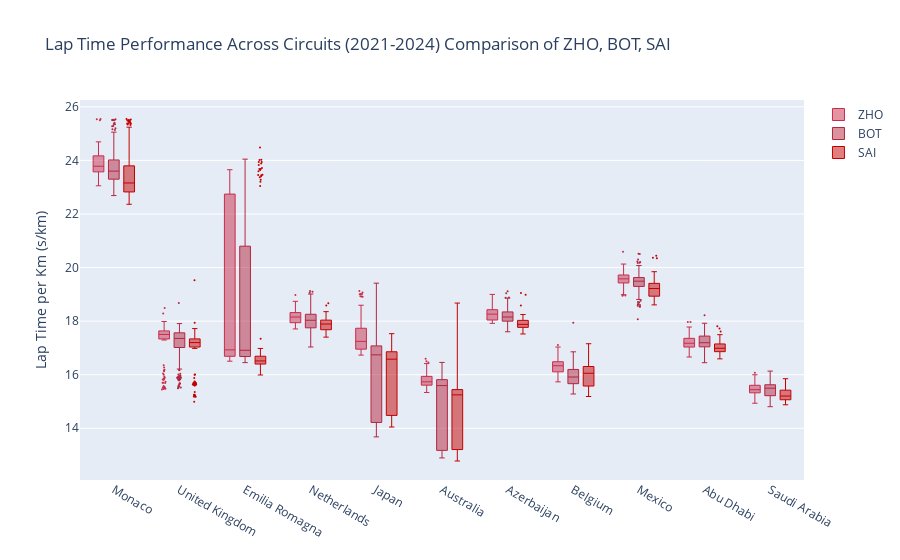

The code cell stored with this chart in its notebook:
### Code cell
drivers_to_graphs = ['ZHO', 'BOT', 'SAI']
driver_str = ", ".join(drivers_to_graphs)
fig = go.Figure()

for driver in drivers_to_graphs:
    fig.add_trace(go.Box(
        y=df[df['Driver'] == f"{driver}"]['LapTimePerKm'].values,
        x=df[df['Driver'] == f"{driver}"]['Circuit'].map(gp_names),
        name=f"{driver}",
        marker_color=palette.get(driver),
        # boxpoints='all',
        jitter=0.5,
        # whiskerwidth=0.2,
        marker_size=2,
        line_width=1
    ))

fig.update_layout(
    title_text=f"Lap Time Performance Across Circuits (2021-2024)\nComparison of {driver_str}",
    yaxis=dict(
        title=dict(
            text='Lap Time per Km (s/km)')
    ),
    boxmode='group' # group together boxes of the different traces for each value of x
)

fig.show()

### Figure 1 — Plotly figure (JSON) as saved in the notebook; plotly's stock layout.template omitted (floating-point values rounded to 4 significant figures; data arrays with more than 128 entries replaced by an {"elided": "..."} marker saying what was removed)
{"data": [{"jitter": 0.5, "line": {"width": 1}, "marker": {"color": "#C92D4B", "size": 2}, "name": "ZHO", "type": "box", "x": {"elided": "1373 str values"}, "y": {"elided": "1373 float values"}}, {"jitter": 0.5, "line": {"width": 1}, "marker": {"color": "#B3263F", "size": 2}, "name": "BOT", "type": "box", "x": {"elided": "1804 str values"}, "y": {"elided": "1804 float values"}}, {"jitter": 0.5, "line": {"width": 1}, "marker": {"color": "#C30000", "size": 2}, "name": "SAI", "type": "box", "x": {"elided": "1827 str values"}, "y": {"elided": "1827 float values"}}], "layout": {"boxmode": "group", "title": {"text": "Lap Time Performance Across Circuits (2021-2024)\nComparison of ZHO, BOT, SAI"}, "yaxis": {"title": {"text": "Lap Time per Km (s/km)"}}}}
